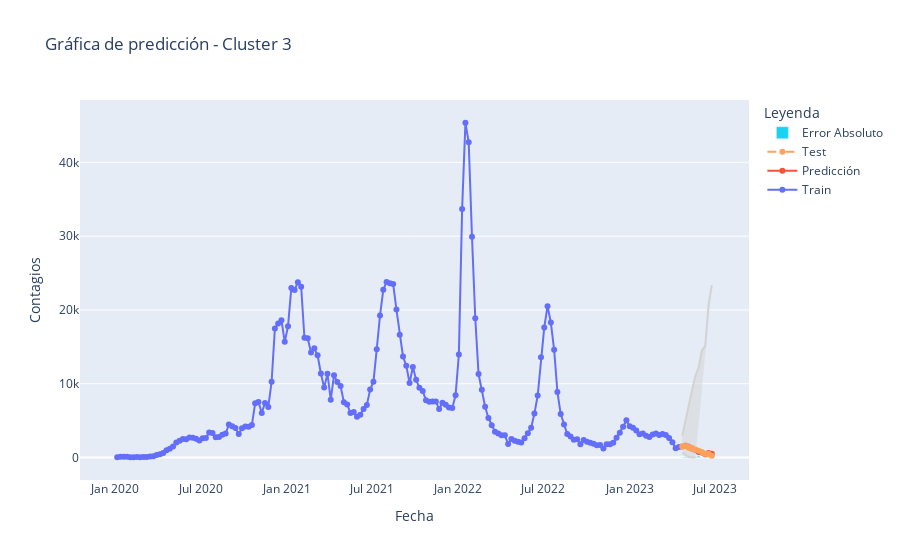

Write notebook code for a chart like this one.
### Markdown cell above
-------------------------------------------------------------------------------------------------------
### Cluster 3

### Code cell
ruta_csv = 'clusterSemanal.csv'
cluster_id = 3
n_preds = 10

# (p,d,q), (P,D,Q,S)
params_ARIMA = (1, 3, 5)
params_estacional = (1, 1, 1, 30)
df = cargar_datos_cluster(ruta_csv, cluster_id)
train_data, test_data, lambda_ = preparar_datos(df, n_preds)
results = ajustar_modelo_sarima(train_data, params_ARIMA, params_estacional)
prediccion, pred_intervalo_conf = realizar_predicciones(results, n_preds, test_data, lambda_)
visualizar_resultados(df, prediccion, pred_intervalo_conf, test_data, cluster_id)

### Figure 1 — Plotly figure (JSON) as saved in the notebook; plotly's stock layout.template omitted (floating-point values rounded to 4 significant figures; data arrays with more than 128 entries replaced by an {"elided": "..."} marker saying what was removed)
{"data": [{"mode": "lines+markers", "name": "Train", "type": "scatter", "x": {"elided": "172 str values"}, "y": {"elided": "172 int values"}}, {"mode": "lines+markers", "name": "Predicción", "type": "scatter", "x": ["2023-04-23T00:00:00", "2023-04-30T00:00:00", "2023-05-07T00:00:00", "2023-05-14T00:00:00", "2023-05-21T00:00:00", "2023-05-28T00:00:00", "2023-06-04T00:00:00", "2023-06-11T00:00:00", "2023-06-18T00:00:00", "2023-06-25T00:00:00"], "y": [1486.0, 1643.0, 1497.0, 1168.0, 1009.0, 745.7, 680.5, 451.8, 619.9, 534.8]}, {"line": {"color": "lightgrey"}, "mode": "lines", "showlegend": false, "type": "scatter", "x": ["2023-04-23T00:00:00", "2023-04-30T00:00:00", "2023-05-07T00:00:00", "2023-05-14T00:00:00", "2023-05-21T00:00:00", "2023-05-28T00:00:00", "2023-06-04T00:00:00", "2023-06-11T00:00:00", "2023-06-18T00:00:00", "2023-06-25T00:00:00"], "y": [642.0, 331.4, 86.53, 9.039, 0.2911, null, null, null, null, null]}, {"fill": "tonexty", "line": {"color": "lightgrey"}, "mode": "lines", "showlegend": false, "type": "scatter", "x": ["2023-04-23T00:00:00", "2023-04-30T00:00:00", "2023-05-07T00:00:00", "2023-05-14T00:00:00", "2023-05-21T00:00:00", "2023-05-28T00:00:00", "2023-06-04T00:00:00", "2023-06-11T00:00:00", "2023-06-18T00:00:00", "2023-06-25T00:00:00"], "y": [2954.0, 5043.0, 7468.0, 9160.0, 11090.0, 12210.0, 14570.0, 15090.0, 20690.0, 23370.0]}, {"line": {"dash": "dash"}, "mode": "lines+markers", "name": "Test", "type": "scatter", "x": ["2023-04-23T00:00:00", "2023-04-30T00:00:00", "2023-05-07T00:00:00", "2023-05-14T00:00:00", "2023-05-21T00:00:00", "2023-05-28T00:00:00", "2023-06-04T00:00:00", "2023-06-11T00:00:00", "2023-06-18T00:00:00", "2023-06-25T00:00:00"], "y": [1509, 1558, 1345, 1293, 1111, 928, 710, 492, 503, 252]}, {"name": "Error Absoluto", "type": "bar", "x": ["2023-04-23T00:00:00", "2023-04-30T00:00:00", "2023-05-07T00:00:00", "2023-05-14T00:00:00", "2023-05-21T00:00:00", "2023-05-28T00:00:00", "2023-06-04T00:00:00", "2023-06-11T00:00:00", "2023-06-18T00:00:00", "2023-06-25T00:00:00"], "y": [22.62, 84.82, 151.5, 125.4, 102.4, 182.3, 29.49, 40.21, 116.9, 282.8]}], "layout": {"legend": {"title": {"text": "Leyenda"}}, "title": {"text": "Gráfica de predicción - Cluster 3"}, "xaxis": {"title": {"text": "Fecha"}}, "yaxis": {"title": {"text": "Contagios"}}}}
